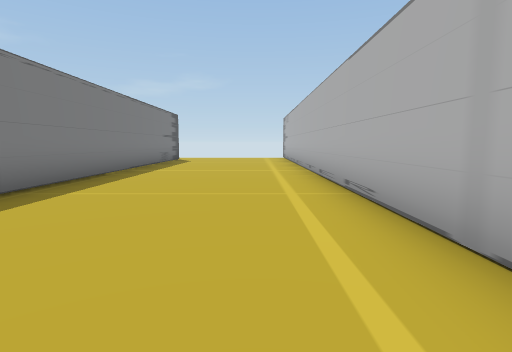
[1] (above)

17 first-person views from a walk through a scene from a Unity 3-D project. The camera is 1.4 m above the floor, tilts 6° down and sees 80° across. The floor is counted in squares, 2 m on a side. Each view is taken from the middle of a square. On the plan, view 1 faces up. The plan holds only what a view shows up to about 10 squares ahead; the rest is blank. The place goes on beyond the plan. The player character is not drawn.

[2]
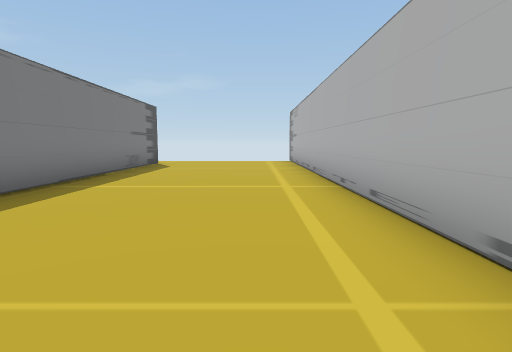

[3]
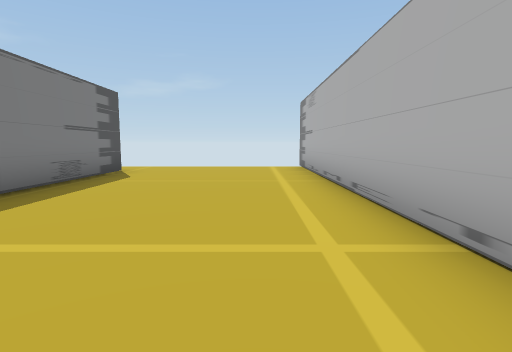

[4]
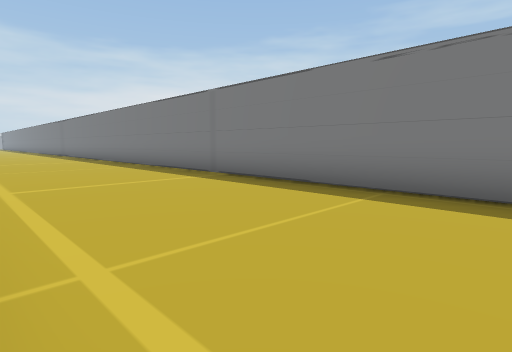

[5]
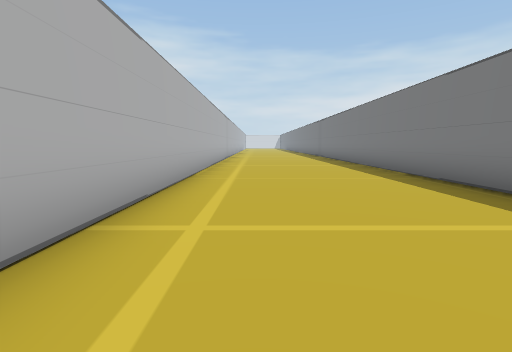

[6]
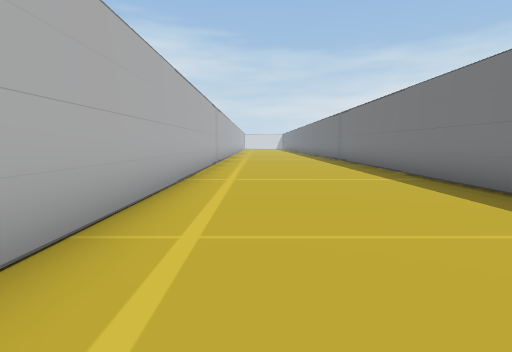

[7]
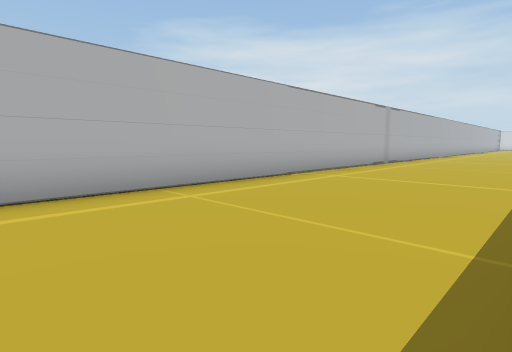

[8]
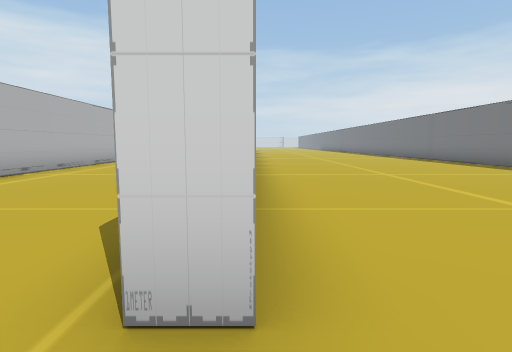

[9]
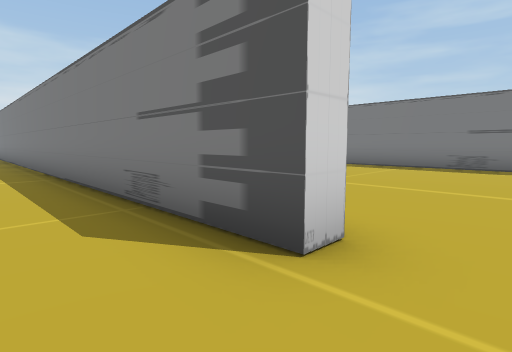

[10]
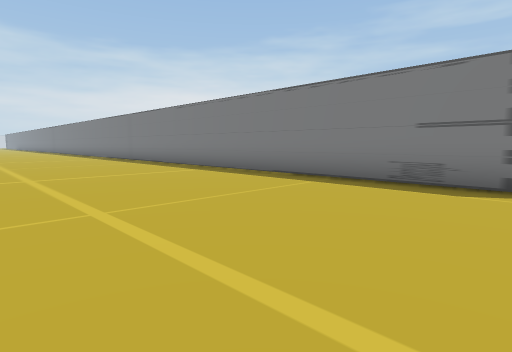

[11]
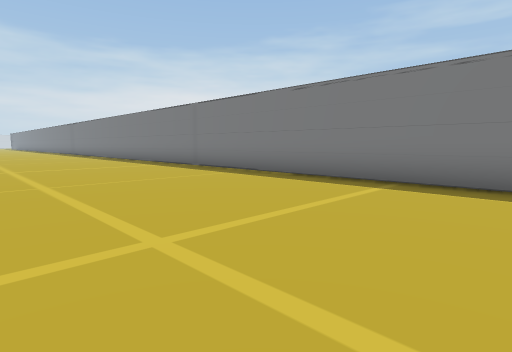

[12]
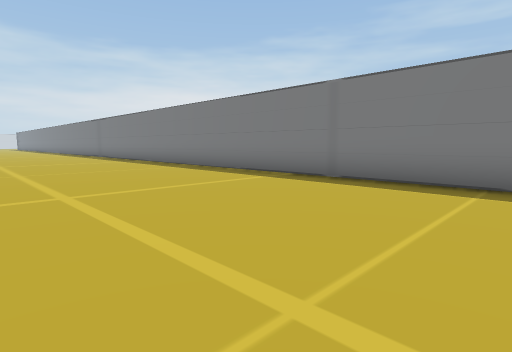

[13]
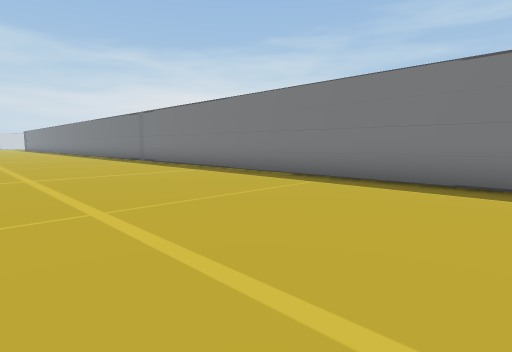

[14]
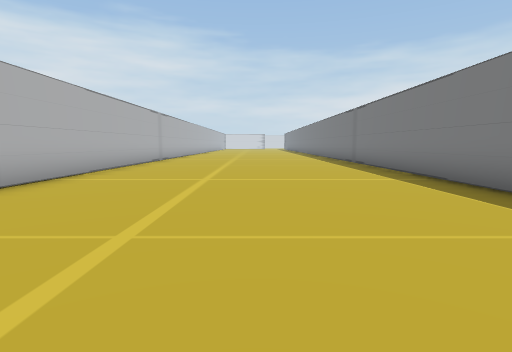

[15]
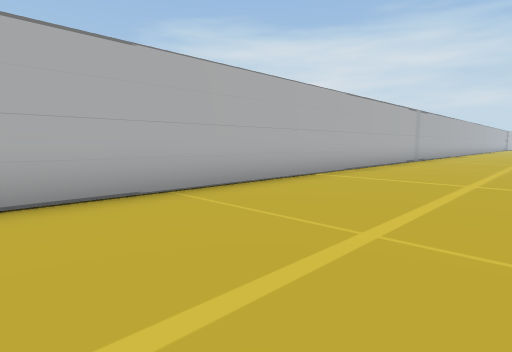

[16]
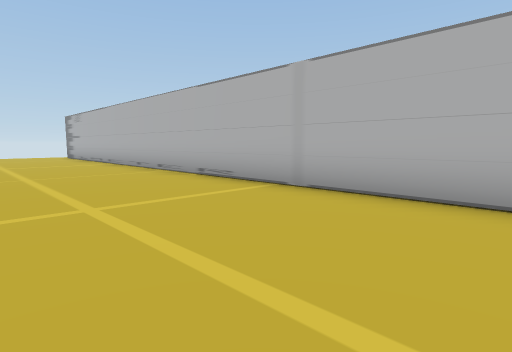

[17]
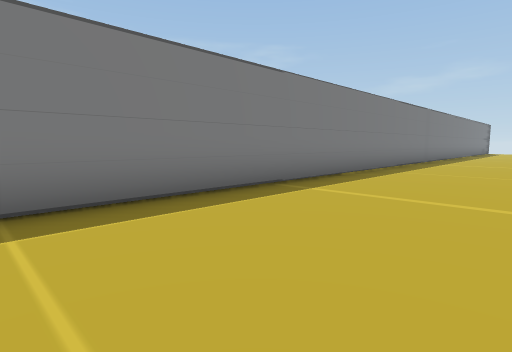

### Floor plan
Points are (right, up) in squares from view 1. A wall is a line through its corners. A room is listed if a view was taken in it or the views show most of it. See-through windows are left out.
Room 1 (views 1, 2, 3, 4, 5, 6, 7, 8, 9)
walls: (-4.1, 13.9) (-3.5, 13.9) (-3.5, -11.1); (1.4, -11.1) (1.4, 15.8)
ways out: opening at (-4, 14.5) to room 2
Room 2 (views 10, 11, 12, 13, 14, 15, 16, 17)
walls: (-11.6, 14.6) (-11.6, -11.1); (-4, -11.2) (-4, 7.2)
ways out: opening at (-4, 14.5) to room 1

Where each view was taken, in squares from view 1:
view 1: 0 up, 0 right, facing up
view 2: 3 up, 0 right, facing up
view 3: 6 up, 0 right, facing up
view 4: 6 up, 1 right, facing down-left
view 5: 3 up, 0 right, facing down
view 6: 1 down, 0 right, facing down
view 7: 1 down, 3 left, facing down-right
view 8: 15 up, 4 left, facing down
view 9: 15 up, 2 left, facing down-left
view 10: 15 up, 6 left, facing down-left
view 11: 10 up, 6 left, facing down-left
view 12: 5 up, 6 left, facing down-left
view 13: 0 up, 6 left, facing down-left
view 14: 1 down, 8 left, facing down
view 15: 1 down, 8 left, facing down-right
view 16: 3 down, 8 left, facing up-right
view 17: 11 down, 8 left, facing up-left
